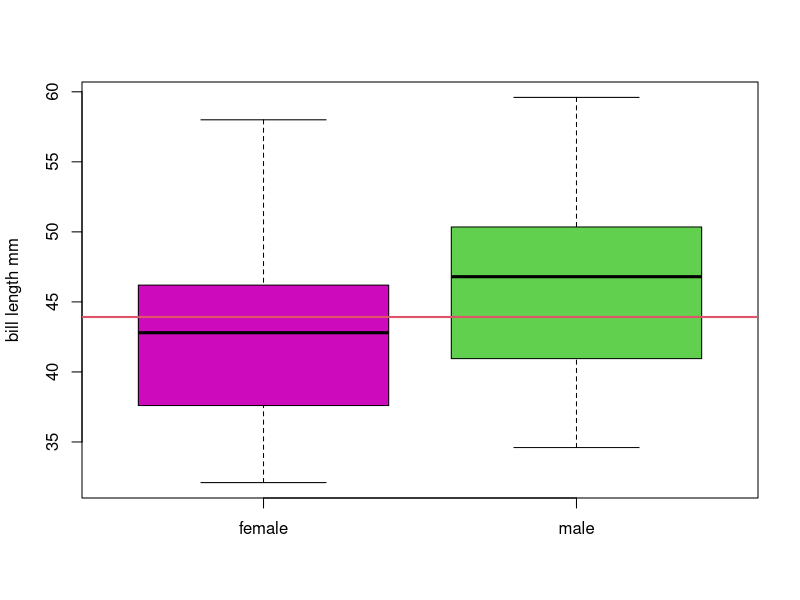
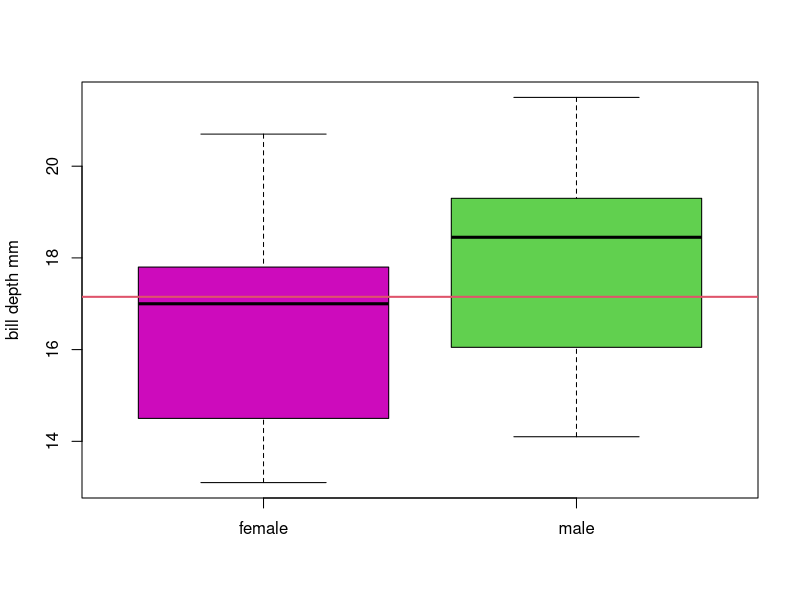
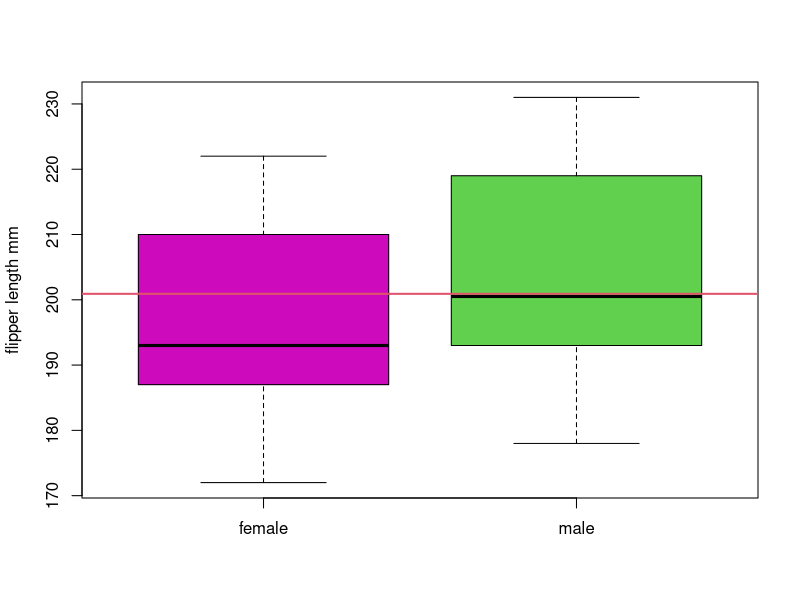
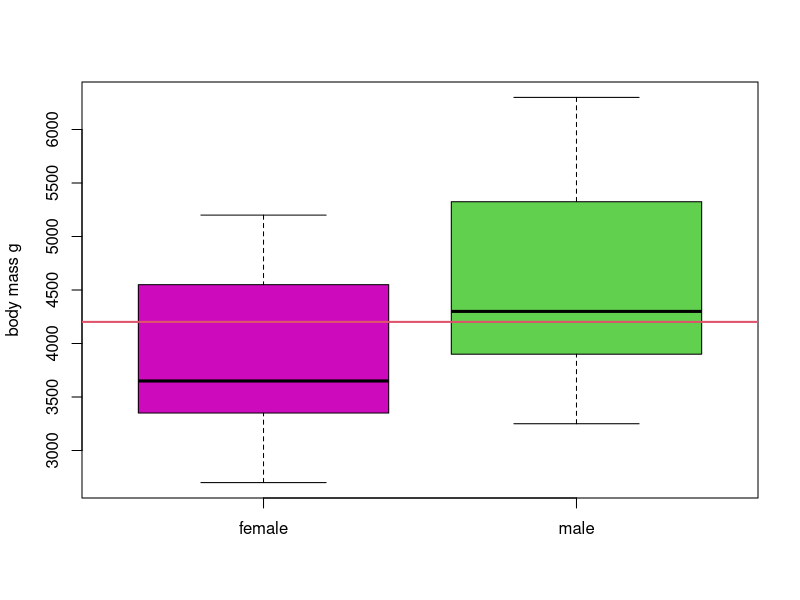
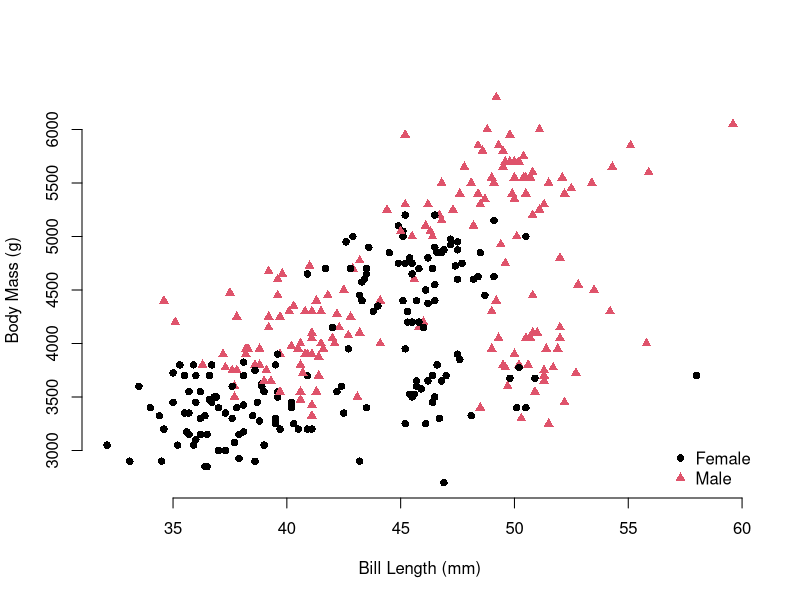

Reproduce these figures in R, in order.
## ---- chunk 1
knitr::opts_chunk$set(
  collapse = TRUE,
  comment = "#>"
)
include_solutions <- TRUE
## ---- chunk 2
require(rmarkdown)
require(knitr)
require(kableExtra)
# Put any library imports and other preamble here.
## ---- chunk 3
#| warning: false
library(palmerpenguins)

# use :: to access data or functions from within a package 
penguins <- palmerpenguins::penguins
## ---- chunk 4
#| label: sex-counts
#| tbl-cap: "Number of Penguins by Sex"
sex_counts <- table(penguins$sex)
knitr::kable(sex_counts, col.names  = c("Sex", "Count"))
## ---- chunk 5
#| layout-ncol: 2
#| layout-nrow: 2
#| label: box-whisker-plots
#| fig-cap: "Distributions of Features by Sex"
#| fig-subcap: 
#|   - "Bill Length Distribution"
#|   - "Bill Depth Distribution"
#|   - "Flipper Length Distribution"
#|   - "Body Mass Distribution"

vars <- c("bill_length_mm", "bill_depth_mm", "flipper_length_mm", "body_mass_g")


for (v in vars) {
  plot(penguins$sex, penguins[[v]],
       xlab = "",
       ylab = gsub("_", " ", v),
       col = c(6, 3))
  abline(h = mean(penguins[[v]], na.rm = TRUE), col = 2, lwd = 2)
}
## ---- chunk 6
#| label: bill-length-body-mass-scatter
#| fig-cap: "Penguin Bill Length vs Body Mass"
plot(
 x = penguins$bill_length_mm,
 y = penguins$body_mass_g,
 col = penguins$sex,
 pch = 15 + as.numeric(penguins$sex),
 xlab = "Bill Length (mm)",
 ylab = "Body Mass (g)",
 bty = "n")
 legend(
 "bottomright",
 legend = c("Female", "Male"),
 pch = 16:18,
 col = 1:3,
 bty = "n")
